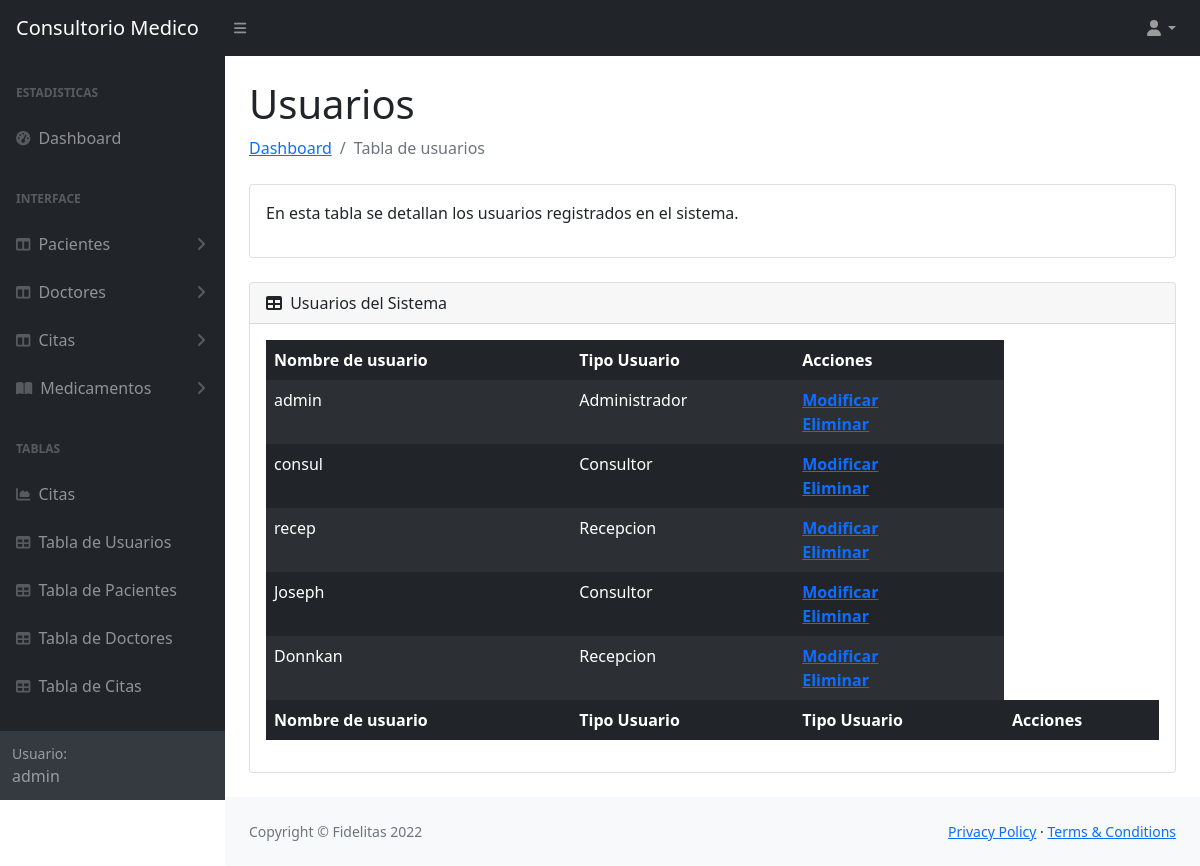
Screenshot of /tablas/tablaUsuarios.php (signed in) with the database file from the repository.
### tables this page shows
CREATE TABLE `usuarios` (
  idUsuarios INT NOT NULL AUTO_INCREMENT,
  nombreUsuario VARCHAR(45) NOT NULL,
  passwordUsuario VARCHAR(45) NOT NULL,
  tipoUsuario INT NOT NULL,
  PRIMARY KEY (idusuarios),
  foreign key(tipoUsuario)references `tipousuario`(idtipoUsuario));

CREATE TABLE `tipousuario` (
  idtipoUsuario INT NOT NULL AUTO_INCREMENT,
  tipoDeUsuario VARCHAR(45) NOT NULL,
  PRIMARY KEY (idtipoUsuario));

### tablas/tablaUsuarios.php (the view, shortened to what this page needs)
<?php
 require '../conexion/conexion.php';
 $tipoUsuario = $_SESSION['tipoUsuario'];
 $tUsuariosSELECT = "SELECT u.idUsuarios, u.nombreUsuario, tu.tipoDeUsuario FROM usuarios u
 JOIN tipousuario tu on u.tipoUsuario = tu.idtipoUsuario";
 $resultado = $mysqli->query($tUsuariosSELECT);
?>
<!DOCTYPE html>
<html lang="en">
    <head>
        <link href="https://cdn.jsdelivr.net/npm/simple-datatables@latest/dist/style.css" rel="stylesheet" />
        <link href="../css/styles.css" rel="stylesheet" />
    </head>
    <body class="sb-nav-fixed">
        <nav class="sb-topnav navbar navbar-expand navbar-dark bg-dark">
            <a class="navbar-brand ps-3" href="../principal.php">Consultorio Medico</a>
            <button class="btn btn-link btn-sm order-1 order-lg-0 me-4 me-lg-0" id="sidebarToggle" href="#!"><i class="fas fa-bars"></i></button>
            <ul class="navbar-nav ms-auto ms-auto me-0 me-md-3 my-2 my-md-0">
                <li class="nav-item dropdown">
                    <a class="nav-link dropdown-toggle" id="navbarDropdown" href="#" role="button" data-bs-toggle="dropdown" aria-expanded="false"><i class="fas fa-user fa-fw"></i></a>
                </li>
            </ul>
        </nav>
        <div id="layoutSidenav">
            <div id="layoutSidenav_nav">
                <nav class="sb-sidenav accordion sb-sidenav-dark" id="sidenavAccordion">
                    <div class="sb-sidenav-menu">
                        <div class="nav">
                            <div class="sb-sidenav-menu-heading">Estadisticas</div>
                            <a class="nav-link" href="../principal.php">
                                <div class="sb-nav-link-icon"><i class="fas fa-tachometer-alt"></i></div>
                                Dashboard
                            </a>
                            <?php if($tipoUsuario == 1){ ?>
                            <div class="sb-sidenav-menu-heading">Interface</div>
                            <a class="nav-link collapsed" href="#" data-bs-toggle="collapse" data-bs-target="#collapsePacientes" aria-expanded="false" aria-controls="collapseLayouts">
                                <div class="sb-nav-link-icon"><i class="fas fa-columns"></i></div>
                                Pacientes
                                <div class="sb-sidenav-collapse-arrow"><i class="fas fa-angle-down"></i></div>
                            </a>
                            <a class="nav-link collapsed" href="#" data-bs-toggle="collapse" data-bs-target="#collapseDoctor" aria-expanded="false" aria-controls="collapseLayouts">
                                <div class="sb-nav-link-icon"><i class="fas fa-columns"></i></div>
                                Doctores
                                <div class="sb-sidenav-collapse-arrow"><i class="fas fa-angle-down"></i></div>
                            </a>
                            <a class="nav-link collapsed" href="#" data-bs-toggle="collapse" data-bs-target="#collapseCitas" aria-expanded="false" aria-controls="collapseLayouts">
                                <div class="sb-nav-link-icon"><i class="fas fa-columns"></i></div>
                                Citas
                                <div class="sb-sidenav-collapse-arrow"><i class="fas fa-angle-down"></i></div>
                            </a>
                            <a class="nav-link collapsed" href="#" data-bs-toggle="collapse" data-bs-target="#collapsePages" aria-expanded="false" aria-controls="collapsePages">
                                <div class="sb-nav-link-icon"><i class="fas fa-book-open"></i></div>
                                Medicamentos
                                <div class="sb-sidenav-collapse-arrow"><i class="fas fa-angle-down"></i></div>
                            </a>
                            <?php } ?>
                            <div class="sb-sidenav-menu-heading">Tablas</div>
                            <a class="nav-link" href="charts.html">
                                <div class="sb-nav-link-icon"><i class="fas fa-chart-area"></i></div>
                                Citas
                            </a>
                            <a class="nav-link" href="../tablas/tablaUsuarios.php">
                                <div class="sb-nav-link-icon"><i class="fas fa-table"></i></div>
                                Tabla de Usuarios
                            </a>
                            <a class="nav-link" href="../tablas/tablaPacientes.php">
                                <div class="sb-nav-link-icon"><i class="fas fa-table"></i></div>
                                Tabla de Pacientes
                            </a>
                            <a class="nav-link" href="../tablas/tablaDoctores.php">
                                <div class="sb-nav-link-icon"><i class="fas fa-table"></i></div>
                                Tabla de Doctores
                            </a>
                            <a class="nav-link" href="../tablas/tablaCitas.php">
                                <div class="sb-nav-link-icon"><i class="fas fa-table"></i></div>
                                Tabla de Citas
                            </a>
                        </div>
                    </div>
                    <div class="sb-sidenav-footer">
                        <div class="small">Usuario:</div>
                        <?php echo $_SESSION['nombreUsuario'] ?>
                    </div>
                </nav>
            </div>
            <div id="layoutSidenav_content">
                <main>
                    <div class="container-fluid px-4">
                        <h1 class="mt-4">Usuarios</h1>
                        <ol class="breadcrumb mb-4">
                            <li class="breadcrumb-item"><a href="../principal.php">Dashboard</a></li>
                            <li class="breadcrumb-item active">Tabla de usuarios</li>
                        </ol>
                        <div class="card mb-4">
                            <div class="card-body">
                               <p>En esta tabla se detallan los usuarios registrados en el sistema.</p>
                            </div>
                        </div>
                        <div class="card mb-4">
                            <div class="card-header">
                                <i class="fas fa-table me-1"></i>
                                Usuarios del Sistema
                            </div>
                            <div class="card-body">
                                <table id="datatablesSimple" class="table table-dark table-striped table-borderless">
                                    <thead>
                                        <tr>
                                            <th>Nombre de usuario</th>
                                            <th>Tipo Usuario</th>
                                            <th>Acciones</th>
                                        </tr>
                                    </thead>
                                    <tfoot>
                                        <tr>
                                            <th>Nombre de usuario</th>
                                            <th>Tipo Usuario</th>
                                            <th>Tipo Usuario</th>
                                            <th>Acciones</th>
                                        </tr>
                                    </tfoot>
                                    <tbody>
                                        <?php
                                            while ($row = $resultado->fetch_assoc()) { ?>
                                            <tr><?php $idUsuario = $row['idUsuarios']  ?>
                                                <td><?php echo $row['nombreUsuario']  ?></td>
                                                <td><?php echo $row['tipoDeUsuario']  ?></td>
                                                <th><?php echo "<a href='../formularios/editarUsuario.php?id=$idUsuario'>Modificar</a><br><a href='../scriptsSQL/deleteUsuario.php?id=$idUsuario'>Eliminar</a>" ?></th>
                                            </tr>
                                            <?php } ?>
                                    </tbody>
                                </table>
                            </div>
                        </div>
                    </div>
                </main>
                <footer class="py-4 bg-light mt-auto">
                    <div class="container-fluid px-4">
                        <div class="d-flex align-items-center justify-content-between small">
                            <div class="text-muted">Copyright &copy; Fidelitas 2022</div>
                            <div>
                                <a href="#">Privacy Policy</a>
                                &middot;
                                <a href="#">Terms &amp; Conditions</a>
                            </div>
                        </div>
                    </div>
                </footer>
            </div>
        </div>
    </body>
</html>

### rows the page displays
usuarios: nombreUsuario "admin", tipoUsuario.tipoDeUsuario "Administrador"
usuarios: nombreUsuario "consul", tipoUsuario.tipoDeUsuario "Consultor"
usuarios: nombreUsuario "recep", tipoUsuario.tipoDeUsuario "Recepcion"
usuarios: nombreUsuario "Joseph", tipoUsuario.tipoDeUsuario "Consultor"
usuarios: nombreUsuario "Donnkan", tipoUsuario.tipoDeUsuario "Recepcion"

### other values shown
$_SESSION['nombreUsuario'] "admin"
